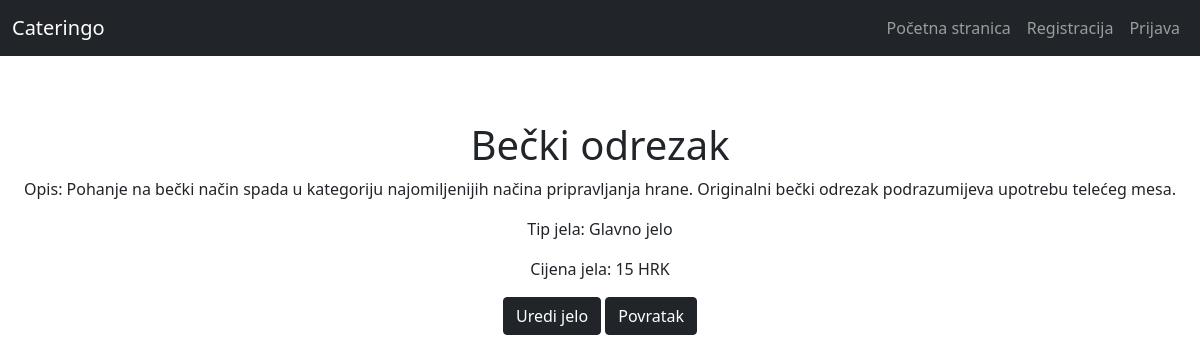
Screenshot of /jela/1/ with the database file from the repository.
### catering/models.py (models this page shows, shortened)
class Jelo(models.Model):
    GLAVNO_JELO = 'Glavno jelo'
    PREDJELO = 'Predjelo'
    DEZERT = 'Desert'
    SALATA = 'Salata'
    UMAK = 'Dodatak uz jelo'
    TIPOVI_JELA = [
        (PREDJELO, 'Predjelo'),
        (GLAVNO_JELO,'Glavno jelo'),
        (DEZERT, 'Desert'),
        (SALATA, 'Salata'),
        (UMAK, 'Dodatak uz jelo')
    ]
    naziv_jela = models.CharField(max_length = 50)
    opis_jela = models.CharField(max_length = 200)
    tip_jela = models.CharField(max_length = 20, choices=TIPOVI_JELA)
    cijena = models.IntegerField()
    class Meta:
        verbose_name = "Jelo"

### catering/views.py (the view)
# urls.py: path('jela/<int:pk>/', PregledJelaDetail.as_view(), name="detaljno_jelo"),
class PregledJelaDetail(DetailView):
    model = Jelo
    template_name = 'jela_detail.html'

### templates/jela_detail.html
{% extends 'base.html' %}
{% block content %}
<h1 style="text-align: center; padding-top: 50px">{{ object.naziv_jela }} </h1>
<p>Opis: {{ object.opis_jela }} </p>
<p>Tip jela: {{ object.tip_jela }} </p>
<p>Cijena jela: {{ object.cijena }} HRK</p>
<button type="button" class="btn btn-dark"><a class="button" style="text-decoration: none; color: white;" href="{% url 'uredivanje_jela' jelo.pk %}" >Uredi jelo</a></button>
<button type="button" class="btn btn-dark"><a class="button" style="text-decoration: none; color: white;" href="/" >Povratak</a></button>
{% endblock content %}

### rows the page displays
Jelo: naziv_jela "Bečki odrezak", opis_jela "Pohanje na bečki način spada u kategoriju najomiljenijih načina pripravljanja hrane. Originalni bečki odrezak podrazumijeva upotrebu telećeg mesa.", tip_jela "Glavno jelo", cijena "15"
